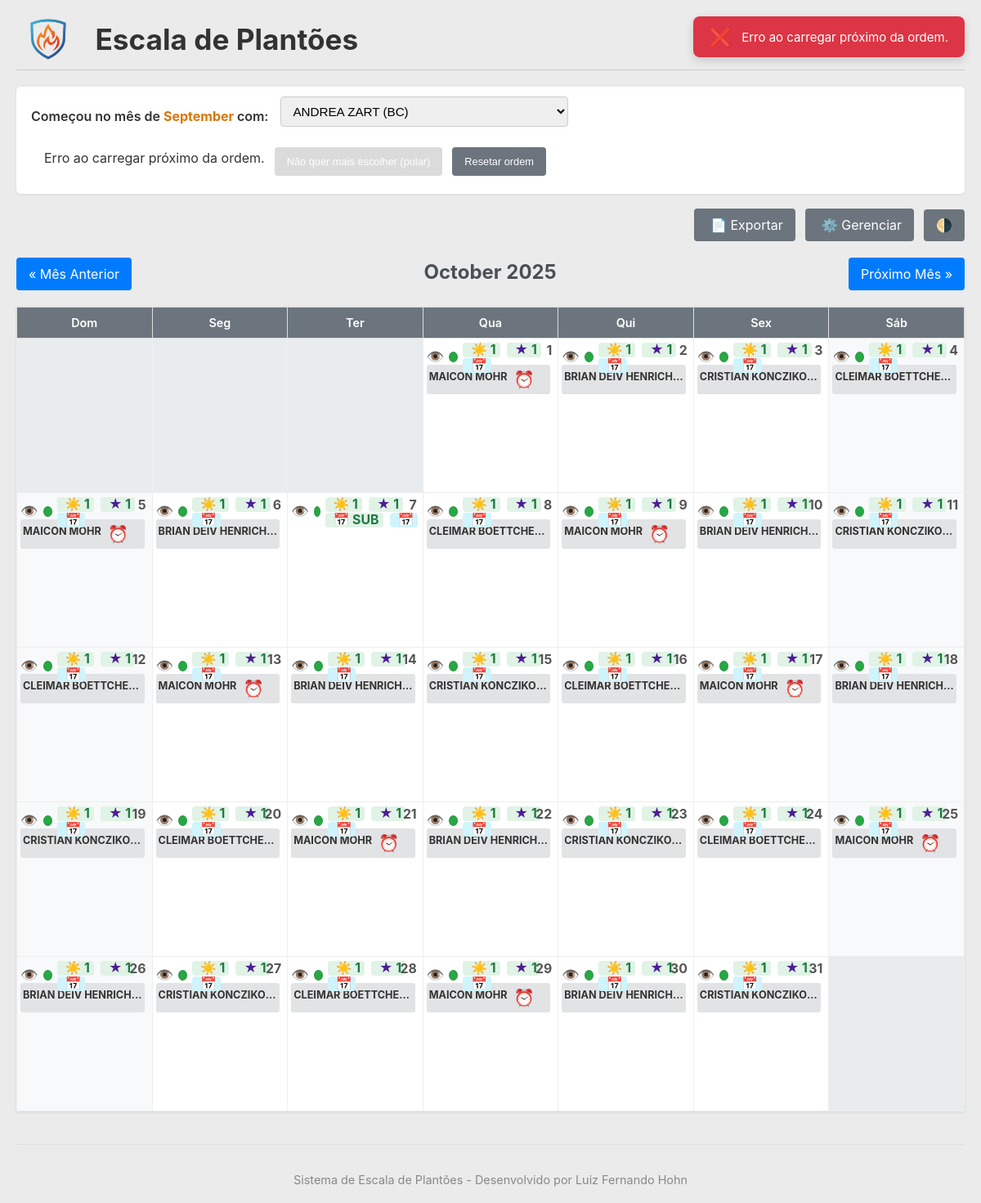
Screenshot of /escala_bombeiros/escala.php?month=10&year=2025 (signed in) with the database file from the repository.
### tables this page shows
CREATE TABLE `bombeiros` (
  `id` int(11) NOT NULL,
  `nome_completo` varchar(255) NOT NULL,
  `email` varchar(191) DEFAULT NULL,
  `cpf` varchar(14) DEFAULT NULL COMMENT 'Formato 000.000.000-00',
  `endereco` varchar(255) DEFAULT NULL COMMENT 'Endereço residencial completo',
  `telefone` varchar(20) DEFAULT NULL COMMENT 'Número de telefone principal',
  `telefone_emergencia` varchar(20) DEFAULT NULL COMMENT 'Contato de emergência (nome e telefone)',
  `tipo` enum('BC','Fixo') NOT NULL,
  `pular_ordem` tinyint(1) NOT NULL DEFAULT 0,
  `ativo` tinyint(1) NOT NULL DEFAULT 1,
  `fixo_ref_data` date DEFAULT NULL,
  `fixo_ref_dia_ciclo` tinyint(1) DEFAULT NULL CHECK (`fixo_ref_dia_ciclo` between 1 and 4),
  `data_cadastro` timestamp NOT NULL DEFAULT current_timestamp(),
  `endereco_rua` varchar(255) DEFAULT NULL,
  `endereco_numero` varchar(20) DEFAULT NULL,
  `endereco_bairro` varchar(100) DEFAULT NULL,
  `endereco_cidade` varchar(100) DEFAULT NULL,
  `endereco_uf` varchar(2) DEFAULT NULL,
  `endereco_cep` varchar(10) DEFAULT NULL,
  `telefone_principal` varchar(20) DEFAULT NULL,
  `contato_emergencia_nome` varchar(255) DEFAULT NULL,
  `contato_emergencia_fone` varchar(20) DEFAULT NULL,
  `dados_bancarios` text DEFAULT NULL COMMENT 'Ex: Banco XPTO, Ag: 0001, C/C: 12345-6',
  `tamanho_gandola` varchar(20) DEFAULT NULL,
  `tamanho_camiseta` varchar(20) DEFAULT NULL,
  `tamanho_calca` varchar(20) DEFAULT NULL,
  `tamanho_calcado` varchar(10) DEFAULT NULL,
  `banco_nome` varchar(100) DEFAULT NULL COMMENT 'Nome do Banco',
  `banco_agencia` varchar(20) DEFAULT NULL COMMENT 'Número da Agência (com dígito, se houver)',
  `banco_conta` varchar(30) DEFAULT NULL COMMENT 'Número da Conta Corrente/Poupança (com dígito)',
  `banco_pix` varchar(100) DEFAULT NULL COMMENT 'Chave PIX principal (CPF, e-mail, telefone, aleatória)',
  `usuario_id` int(11) DEFAULT NULL
);

### escala_bombeiros/escala.php (the view, shortened to what this page needs)
<?php
require_once __DIR__ . '/includes/db.php';
require_once __DIR__ . '/includes/funcoes.php';
$mes_atual = isset($_GET['month']) ? (int)$_GET['month'] : (int)date('m');
$ano_atual = isset($_GET['year']) ? (int)$_GET['year'] : (int)date('Y');
$timestamp_primeiro_dia = mktime(0, 0, 0, $mes_atual, 1, $ano_atual);
$nome_mes = ucfirst(strftime('%B', $timestamp_primeiro_dia));
$dias_no_mes = (int)date('t', $timestamp_primeiro_dia);
$dia_semana_primeiro = (int)date('w', $timestamp_primeiro_dia);
$mes_anterior = $mes_atual - 1;
$ano_anterior = $ano_atual;
$mes_proximo = $mes_atual + 1;
$ano_proximo = $ano_atual;
$fixos_servico_mes = [];
$vagas_dia_mes = [];
for ($dia = 1; $dia <= $dias_no_mes; $dia++) {
    $data_corrente = sprintf('%04d-%02d-%02d', $ano_atual, $mes_atual, $dia);
    $fixo_dia = get_fixo_de_servico($data_corrente, $conn);
    $fixos_servico_mes[$data_corrente] = $fixo_dia;
    $vagas_bc_d = 1;
    $vagas_bc_n = 1;
    $tem_excecao = false;
    if ($fixo_dia) {
        $tem_excecao = verificar_excecao_fixo((int)$fixo_dia['id'], $data_corrente, $conn);
    }
    $fixo_invalido = empty($fixo_dia) || $tem_excecao;
    $vaga_fixo_integral = $fixo_invalido ? 1 : 0;
    $vagas_dia_mes[$data_corrente] = [
        'D'     => max(0, $vagas_bc_d),
        'N'     => max(0, $vagas_bc_n),
        'I_SUB' => max(0, $vaga_fixo_integral),
    ];
}
$bombeiros_inicio = [];
$sql_bombeiros_inicio = "
    SELECT id, nome_completo, tipo
    FROM bombeiros
    WHERE ativo = 1
    ORDER BY (tipo = 'Fixo') ASC, nome_completo ASC
";
if ($result_bi = mysqli_query($conn, $sql_bombeiros_inicio)) {
    while ($row = mysqli_fetch_assoc($result_bi)) {
        $bombeiros_inicio[] = $row;
    }
}
$inicio_ordem_atual = (int) (get_config('bc_inicio_ordem_id', $conn) ?? 0);
$timestamp_mes_ref       = mktime(0, 0, 0, $mes_anterior, 1, $ano_anterior);
$nome_mes_referencia     = ucfirst(strftime('%B', $timestamp_mes_ref));
$dias_semana             = ['Dom', 'Seg', 'Ter', 'Qua', 'Qui', 'Sex', 'Sáb'];
?>
<!DOCTYPE html>
<html lang="pt-br">
<head>
    <link rel="stylesheet" href="css/style.css">
</head>
<body>
    <div class="main-title-container">
        <img src="img/logo.png" alt="Logo do Sistema de Escala" class="main-logo">
        <h1>Escala de Plantões</h1>
    </div>
    <div class="controles-escala inicio-ordem-wrapper">
        <label for="selectInicioOrdem">
            Começou no mês de
            <span class="mes-anterior-destaque">
                <?php echo htmlspecialchars($nome_mes_referencia, ENT_QUOTES, 'UTF-8'); ?>
            </span>
            com:
        </label>
        <div class="inicio-ordem-controls">
            <select id="selectInicioOrdem" class="inicio-ordem-select">
                <?php foreach ($bombeiros_inicio as $b): ?>
                    <option value="<?= (int)$b['id'] ?>"
                        <?= ($b['id'] == $inicio_ordem_atual ? 'selected' : '') ?>>
                        <?= htmlspecialchars($b['nome_completo'], ENT_QUOTES, 'UTF-8') ?>
                        <?= ($b['tipo'] === 'Fixo') ? ' (Fixo)' : ' (BC)' ?>
                    </option>
                <?php endforeach; ?>
            </select>
        </div>
        <div class="proximo-bc-wrapper">
            <div id="proximo-bc-card" class="proximo-bc-card">
            </div>
            <button type="button" id="btn-pular-bc" class="btn btn-sm btn-secondary proximo-bc-btn">
                Não quer mais escolher (pular)
            </button>
            <button type="button" id="btn-reset-ordem" class="btn btn-sm btn-secondary proximo-bc-btn">
                Resetar ordem
            </button>
        </div>
    </div>
    <div class="barra-botoes">
        <a href="exportar_tabela_formatada.php?month=<?php echo $mes_atual; ?>&year=<?php echo $ano_atual; ?>"
           class="button-link btn-secondary" target="_blank" title="Exportar escala em formato de tabela">
            <span class="turno-icon">📄</span> Exportar
        </a>
        <a href="bombeiros.php" class="button-link btn-secondary" title="Adicionar ou editar bombeiros">
            <span class="turno-icon">⚙️</span> Gerenciar
        </a>
        <button id="theme-toggle" class="button-link btn-secondary" title="Alternar tema claro/escuro">
            🌗
        </button>
    </div>
    <div class="calendar-nav">
        <a href="?month=<?php echo $mes_anterior; ?>&year=<?php echo $ano_anterior; ?>" class="button-link">« Mês Anterior</a>
        <h2><?php echo htmlspecialchars($nome_mes) . ' ' . $ano_atual; ?></h2>
        <a href="?month=<?php echo $mes_proximo; ?>&year=<?php echo $ano_proximo; ?>" class="button-link">Próximo Mês »</a>
    </div>
    <table class="calendar">
        <thead>
            <tr>
                <?php foreach ($dias_semana as $dia_nome): ?>
                    <th><?php echo $dia_nome; ?></th>
                <?php endforeach; ?>
            </tr>
        </thead>
        <tbody>
            <tr>
                <?php
                for ($i = 0; $i < $dia_semana_primeiro; $i++) {
                    echo '<td class="other-month"></td>';
                }
                $dia_atual_semana = $dia_semana_primeiro;
                for ($dia = 1; $dia <= $dias_no_mes; $dia++):
                    $data_corrente   = sprintf('%04d-%02d-%02d', $ano_atual, $mes_atual, $dia);
                    $fixo_do_dia     = $fixos_servico_mes[$data_corrente] ?? null;
                    $vagas_do_dia    = $vagas_dia_mes[$data_corrente];
                    $is_weekend = ($dia_atual_semana == 0 || $dia_atual_semana == 6);
                    $status_dot_class = ($vagas_do_dia['D'] > 0 || $vagas_do_dia['N'] > 0) ? 'green' : 'red';
                    $pode_integral    = ($vagas_do_dia['D'] > 0 && $vagas_do_dia['N'] > 0);
                ?>
                <td class="<?php
                  $classes = [];
                  if ($is_weekend) $classes[] = 'weekend';
                  echo implode(' ', $classes);
                ?>">
                    <span class="day-number"><?php echo $dia; ?></span>
                    <div class="cell-icons-top">
                        <button class="btn-detalhes"
                                data-date="<?php echo $data_corrente; ?>"
                                title="Ver detalhes e registrar plantão">
                            👁️
                        </button>
                        <span class="status-dot <?php echo $status_dot_class; ?>"
                              title="Status Vagas BC (Verde=Vagas, Vermelho=Lotado)"></span>
                        <div class="cell-availability-info">
                            <span class="availability-slot availability-D <?php echo ($vagas_do_dia['D'] > 0) ? 'disponivel' : 'lotado'; ?>"
                                  title="Vagas BC Diurnas: <?php echo $vagas_do_dia['D']; ?>">
                                <span class="turno-icon turno-D">☀️</span> <?php echo $vagas_do_dia['D']; ?>
                            </span>
                            <span class="availability-slot availability-N <?php echo ($vagas_do_dia['N'] > 0) ? 'disponivel' : 'lotado'; ?>"
                                  title="Vagas BC Noturnas: <?php echo $vagas_do_dia['N']; ?>">
                                <span class="turno-icon turno-N">★</span> <?php echo $vagas_do_dia['N']; ?>
                            </span>
                            <?php if (!empty($vagas_do_dia['I_SUB']) && $vagas_do_dia['I_SUB'] > 0): ?>
                                <span class="availability-slot availability-ISUB disponivel"
                                      title="Vaga Integral (Substituto do Fixo)">
                                    <span class="turno-icon turno-I">📅</span> SUB
                                </span>
                            <?php endif; ?>
                            <?php if ($pode_integral): ?>
                                <span class="availability-slot availability-I disponivel"
                                      title="Vaga Integral BC (24h) Disponível">
                                    <span class="turno-icon turno-I">📅</span>
                                </span>
                            <?php endif; ?>
                        </div>
                    </div>
                    <div class="plantoes-do-dia">
                        <?php if ($fixo_do_dia): ?>
                            <span class="plantao-item fixo">
                                <?php echo htmlspecialchars(abreviar_nome($fixo_do_dia['nome_completo'], 30)); ?>
                                <?php echo get_turno_icon(null, true); ?>
                            </span>
                        <?php endif; ?>
                    </div>
                </td>
                <?php
                    $dia_atual_semana++;
                    if ($dia_atual_semana > 6) {
                        echo '</tr><tr>';
                        $dia_atual_semana = 0;
                    }
                endfor;
                while ($dia_atual_semana > 0 && $dia_atual_semana <= 6) {
                    echo '<td class="other-month"></td>';
                    $dia_atual_semana++;
                }
                ?>
            </tr>
        </tbody>
    </table>
    <div id="toast-container"></div>
    <footer>
        <p>Sistema de Escala de Plantões - Desenvolvido por Luiz Fernando Hohn</p>
    </footer>
</body>
</html>

### rows the page displays
bombeiros: nome_completo "MAICON MOHR"
bombeiros: nome_completo "BRIAN DEIV HENRICH…"
bombeiros: nome_completo "CRISTIAN KONCZIKO…"
bombeiros: nome_completo "CLEIMAR BOETTCHE…"

### other values shown
$nome_mes_referencia "September"
$nome_mes "October"
$ano_atual "2025"
$dia_nome "Dom"
$dia_nome "Seg"
$dia_nome "Ter"
$dia_nome "Qua"
$dia_nome "Qui"
$dia_nome "Sex"
$dia_nome "Sáb"
$vagas_do_dia['D'] "1"
$vagas_do_dia['N'] "1"
form field value "ANDREA ZART (BC)"
